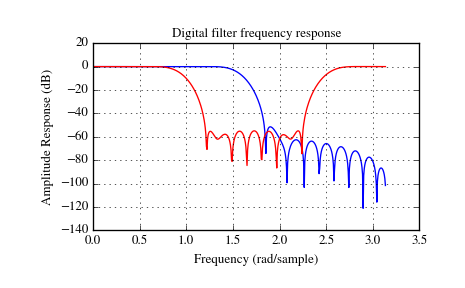

This chart was generated by the following Python code:
import numpy as np
import scipy.signal as signal
import matplotlib.pyplot as plt

b1 = signal.firwin(40, 0.5)
b2 = signal.firwin(41, [0.3, 0.8])
w1, h1 = signal.freqz(b1)
w2, h2 = signal.freqz(b2)

plt.title('Digital filter frequency response')
plt.plot(w1, 20*np.log10(np.abs(h1)), 'b')
plt.plot(w2, 20*np.log10(np.abs(h2)), 'r')
plt.ylabel('Amplitude Response (dB)')
plt.xlabel('Frequency (rad/sample)')
plt.grid()
plt.show()
